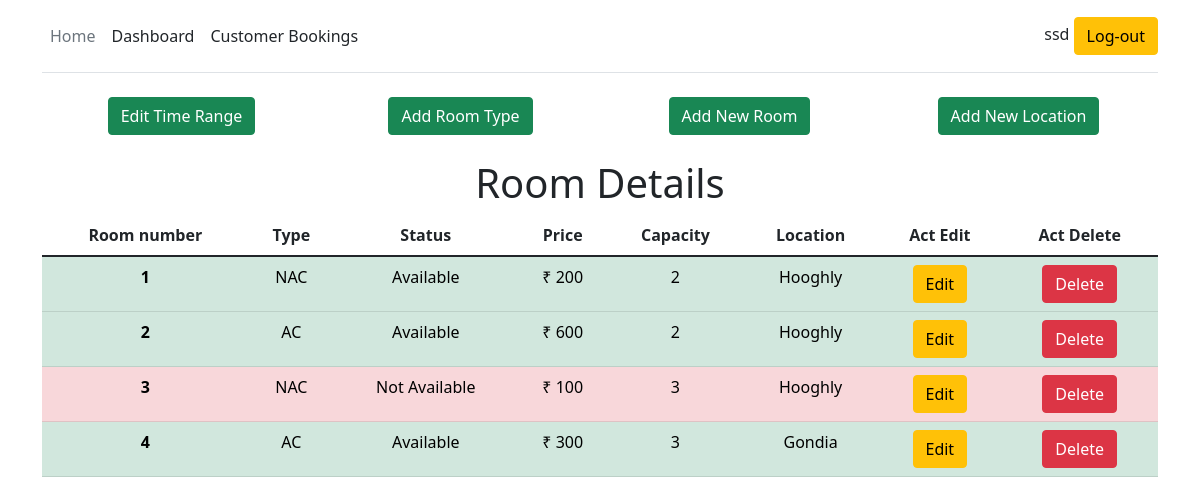
The app's page /manager_dashboard/ssd/ (signed in) with its own data.
### rmmain/models.py (models this page shows, shortened)
class Room(models.Model):
    manager = models.ForeignKey(Manager,on_delete=models.CASCADE)
    roomtype = models.ForeignKey(Roomtype,on_delete=models.CASCADE)
    capacity = models.IntegerField(default=0,blank=False)
    price = models.IntegerField(default=0)
    status = models.CharField(max_length=10000,blank=False)
    location = models.ForeignKey(Location,on_delete=models.CASCADE)
    address = models.CharField(max_length=10000,blank=False)
    mnumber = models.CharField(max_length=11,blank=False)

class Roomtype(models.Model):
    roomtype = models.CharField(max_length=200,blank=False)
    def __str__(self):
        return str(self.roomtype)

class Location(models.Model):
    city = models.CharField(max_length=200,blank=False)
    state = models.CharField(max_length=200,blank=False)
    country = models.CharField(max_length=200,blank=False)
    def __str__(self):
        return str(self.city)

### rmmain/views.py (the view)
# urls.py: path('manager_dashboard/<str:user>/', views.manager_dashboard,name='manager_dashboard'),
@login_required(login_url='manager_login')
def manager_dashboard(request,user):
    if request.user.is_authenticated:
        one = Manager.objects.filter(username=request.user).values_list('email',flat=True).first()
        two = User.objects.filter(username=user).values_list('email',flat=True).first()
        if one == two:
            all_roomtypes = Roomtype.objects.all()
            locations = Location.objects.all()
            usr =Manager.objects.get(username=request.user)
            rooms = Room.objects.filter(manager=usr)
            slot_range = Slotdelay.objects.get(manager = usr)
            print(slot_range)
            context = {
                'alltypes':all_roomtypes,
                'alllocations' : locations,
                'rooms' : rooms,
                'slot_range':slot_range
            }
            return render(request,'manager_dashboard.html',context)
        else:
            auth.logout(request)
            return redirect('home')
    else:
        return redirect('manager_login')

### rmmain/models.py (called while the page is built)
    def __str__(self):
        return str(self.username)

    def __str__(self):
        return f"[ {self.manager} {self.slotrange} {self.bookbefore} ]"

### templates/manager_dashboard.html (shortened to what this page needs)
<!doctype html>
<html lang="en">
{% load static %}
<head>
    <link href="https://cdn.jsdelivr.net/npm/bootstrap@5.1.3/dist/css/bootstrap.min.css" rel="stylesheet"
>
</head>
<body>
    <div class="container">
        <header
            class="d-flex flex-wrap align-items-center justify-content-center justify-content-md-between py-3 mb-4 border-bottom">
            <ul class="nav col-12 col-md-auto mb-2 justify-content-center mb-md-0">
                <li><a href="{%url 'home'%}" class="nav-link px-2 link-secondary">Home</a></li>
                <li><a href="/manager_dashboard/{{request.user}}" class="nav-link px-2 link-dark">Dashboard</a></li>
                <li><a href="#" class="nav-link px-2 link-dark">Customer Bookings</a></li>
            </ul>
            {% if user.is_authenticated %}
            <div class="col-md-3 text-end">
                {{ user.username }}
                <a class="btn btn-warning" href="{% url 'logout'%}" role="button">Log-out</a>
            </div>
            {%else %}
            <div class="col-md-3 text-end">
                <p style="margin: 0;">Log-In / Register</p>
            </div>
            {% endif %}
        </header>
    </div>
    <div class="container mb-4 mt-4" style="display: flex;text-align: center;">
        <div class="container">
            <button type="button" class="btn btn-success" data-bs-toggle="modal" data-bs-target="#exampleModal3">
                Edit Time Range
            </button>
        </div>
        <div class="container">
            <button type="button" class="btn btn-success" data-bs-toggle="modal" data-bs-target="#exampleModal1">
                Add Room Type
            </button>
        </div>
        <div class="container">
            <button type="button" class="btn btn-success" data-bs-toggle="modal" data-bs-target="#exampleModal2">
                Add New Room
            </button>
        </div>
        <div class="container">
            <button type="button" class="btn btn-success" data-bs-toggle="modal" data-bs-target="#exampleModal">
                Add New Location
            </button>
        </div>
    </div>
    <div class="container" style="text-align: center;">
        <h1>Room Details</h1>
        <table class="table table-hover">
            <thead>
                <tr>
                    <th scope="col">Room number</th>
                    <th scope="col">Type</th>
                    <th scope="col">Status</th>
                    <th scope="col">Price</th>
                    <th scope="col">Capacity</th>
                    <th scope="col">Location</th>
                    <th scope="col">Act Edit</th>
                    <th scope="col">Act Delete</th>
                </tr>
            </thead>
            <tbody>
                {% for r in rooms %}
                {% if r.status == 'Available' %}
                <tr class="table-success">
                    <th scope="row">{{forloop.counter}}</th>
                    <td>{{r.roomtype}}</td>
                    <td>{{r.status}}</td>
                    <td>&#8377 {{r.price}}</td>
                    <td>{{r.capacity}}</td>
                    <td>{{r.location}}</td>
                    <td><a name="" id="" class="btn btn-warning" href="/roomedit/{{request.user}}/{{r.id}}"
                            role="button">Edit</a></td>
                    <td><a name="{{r.id}}" id="" class="btn btn-danger" href="/roomdelete/{{r.id}}"
                            role="button">Delete</a></td>
                </tr>
                {%else%}
                <tr class="table-danger">
                    <th scope="row">{{forloop.counter}}</th>
                    <td>{{r.roomtype}}</td>
                    <td>{{r.status}}</td>
                    <td>&#8377 {{r.price}}</td>
                    <td>{{r.capacity}}</td>
                    <td>{{r.location}}</td>
                    <td><a name="" id="" class="btn btn-warning" href="/roomedit/{{request.user}}/{{r.id}}"
                            role="button">Edit</a></td>
                    <td><a name="{{r.id}}" id="" class="btn btn-danger" href="/roomdelete/{{r.id}}"
                            role="button">Delete</a></td>
                </tr>
                {% endif %}
                {% endfor %}
            </tbody>
        </table>
    </div>
</body>
</html>

### records on screen
Room: roomtype "NAC", status "Available", price "200", capacity "2", location "Hooghly"
Room: roomtype "AC", status "Available", price "600", capacity "2", location "Hooghly"
Room: roomtype "NAC", status "Not Available", price "100", capacity "3", location "Hooghly"
Room: roomtype "AC", status "Available", price "300", capacity "3", location "Gondia"

### other values on screen
{{ user.username }} "ssd"
